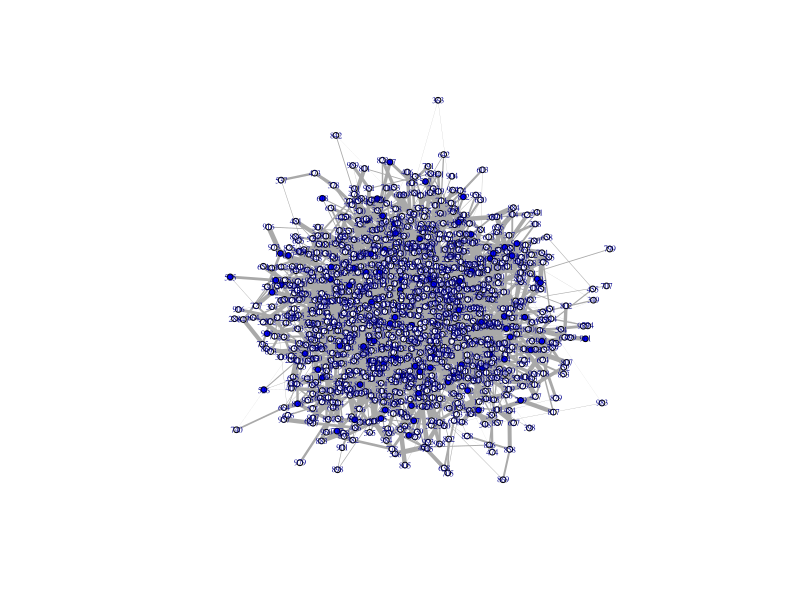

Write R code to recreate this figure. (Note: this script raises an error after producing the figure.)
library(igraph)
library(dplyr)
library(readr)

# Function to generate a graph with preferential attachment rule, and random edge weights from 0 to 1
generate_graph <- function(num_nodes, m) {
  g <- barabasi.game(num_nodes, m = m, directed = FALSE)
  E(g)$weight <- runif(ecount(g), min = 0, max = 1)
  #assign names to nodes since they are not assigned by default and the ids are used as names
  V(g)$name <- V(g)
  return(g)
}

# Function to assign node conditions (Susceptible or Infectious)
assign_node_conditions <- function(graph, prob_infectious = 0.1) {
  nodes <- V(graph)
  conditions <- sample(c("Susceptible", "Infectious"), length(nodes), replace = TRUE, prob = c(1 - prob_infectious, prob_infectious))
  node_conditions <- data.frame(node_name = nodes, condition = conditions)
  return(node_conditions)
}


# Function to create communities using Louvain community detection
create_communities <- function(graph, resolutionLouv = 1) {
  communities <- cluster_louvain(graph, resolution = resolutionLouv)
  nodes <- V(graph)
  community_data <- data.frame(node_name = nodes, community = communities$membership)
  return(community_data)
}

# Function to generate edge data with edge weights
generate_edge_data <- function(graph) {
  #edge_data <- as_data_frame(as_edgelist(graph, names = TRUE, weights = TRUE))
  # use the name of the node in the graph instead of the id
  # edge_data <- get.data.frame(graph)
  # colnames(edge_data) <- c("Start", "End", "Weight")
  edge_data <- data.frame(as_edgelist(graph, names = TRUE)) %>%
    rename(Start = X1, End = X2)
  # add weights to the edge data manually
  edge_data$Weight <- E(graph)$weight
  return(edge_data)
}

# Plot the graph
plot_graph <- function(graph, node_conditions) {
  # Assign node colors based on conditions
  node_colors <- ifelse(node_conditions$condition == "Susceptible", "white", "blue")
  
  # Assign edge widths based on edge weights
  edge_weights <- E(graph)$weight * 5  # Multiply by a factor for better visualization
  
  plot(
    graph,
    layout = layout_with_fr(graph),
    vertex.color = node_colors,
    vertex.size = 3,
    edge.width = edge_weights,
    vertex.label.cex = 0.5
  )
}

# Create the input graphs for single types(communities) and create file for interactions between communities
# The interaction file should have the following format:
# startType	startNodeName	endType	endNodeName	weight
create_input_graphs <- function(graph, node_conditions, community_data, output_dir){
  # create a subgraph for each community
  # the subgraphs should have the same names as the original graph
  # the subgraphs should have the same node conditions as the original graph
  communities <- unique(community_data$community)
  subgraphs <- list()
  for (community in communities) {
    subgraph <- induced_subgraph(graph, V(graph)[community_data$community == community])
    subgraphs[[community]] <- subgraph
  }
  
  # create the output directories
  dir.create(paste0(output_dir,"graphs"), showWarnings = FALSE)
  dir.create(paste0(output_dir,"node_conditions"), showWarnings = FALSE)
  dir.create(paste0(output_dir,"node_conditions_discr"), showWarnings = FALSE)
  dir.create(paste0(output_dir,"communities"), showWarnings = FALSE)
  dir.create(paste0(output_dir,"interactions"), showWarnings = FALSE)
  
  # create a file for each community
  #the files should be:
  # a file for each community graph, has the format of a graph with Start End and Weight
  # a file for the interactions between communities, has the format of the interaction file, that is startType	startNodeName	endType	endNodeName	weight
  # a file for each community,  with the conditions of each node , has the format of the node conditions file, that is name condition
  for (community in communities) {
    print(paste0("saving community: ",community))
    subgraph <- subgraphs[[community]]
    subgraph_edge_data <- generate_edge_data(subgraph)
    subgraph_node_conditions <- node_conditions[as_ids(node_conditions$node_name) %in% as_ids(V(subgraph) ), ]
    # filter the community data to only have the nodes in the subgraph
    subgraph_community_data <- community_data[as_ids(community_data$node_name) %in% as_ids(V(subgraph)), ]
    # write the files, no quotes, overwrite the files if they exist
    write_tsv(subgraph_edge_data, paste0(output_dir,"graphs/", community, ".tsv"), quote = "none",append = FALSE)
    write_tsv(subgraph_node_conditions, paste0(output_dir,"node_conditions/", community, ".tsv"), quote = "none",append = FALSE)
    write_tsv(subgraph_community_data, paste0(output_dir,"communities/", community, ".tsv"), quote = "none",append = FALSE)
    
    # also save the node conditions for the community as 0 for Susceptible and 1 for Infectious
    subgraph_node_conditions$conditiondiscr <- ifelse(subgraph_node_conditions$condition == "Susceptible", 0, 1)
    subgraph_node_conditions_discr <- subgraph_node_conditions %>%
      select(node_name, conditiondiscr) %>%
      rename(name = node_name) %>%
      rename(value = conditiondiscr)
    
    write_tsv(subgraph_node_conditions_discr, paste0(output_dir,"node_conditions_discr/", community, ".tsv"), quote = "none", append = FALSE)
    
  }
  
  # create a file for the interactions between communities
  # the file should be:
  # startType	startNodeName	endType	endNodeName	weight
  # where startType and endType are the community names
  # startNodeName and endNodeName are the node names
  # weight is the edge weight
  
  # get the edges between communities
  edges_between_communities <- get.data.frame(graph, what = "edges")
  # filter out edges that are not between communities, that is the edge is not between nodes that belong to different communities, so the edge is between nodes that belong to the same community
  edges_between_communities <- edges_between_communities[community_data[edges_between_communities$from, ]$community != community_data[edges_between_communities$to, ]$community, ]
  
  community_data.asids <- community_data
  community_data.asids$node_name <- as_ids(community_data.asids$node_name)
  
  # get the community names for each node
  edges_between_communities <- edges_between_communities %>%
    #mutate_at(c('from', 'to'), as.character) %>%
    left_join(community_data.asids, by = c("from" = "node_name")) %>%
    rename(startType = community) %>%
    left_join(community_data.asids, by = c("to" = "node_name")) %>%
    rename(endType = community)
  
  # get the edge weights
  edges_between_communities <- edges_between_communities %>%
    rename(startNodeName = from, endNodeName = to)
  
  # write the file
  write_tsv(edges_between_communities, paste0(output_dir,"interactions/interactions.tsv"), quote = "none",append = FALSE)
}




#generate 30 graphs, each graph has 1000 nodes more than the previous one, starting from 1000 nodes
for (i in 1:30){
  num_nodes <- 1000 * i
  # Generate a graph with preferential attachment (m=2 for preferential attachment)
  graph <- generate_graph(num_nodes, m = 2)
  
  
  # Assign node conditions to the graph
  node_conditions <- assign_node_conditions(graph, prob_infectious = 0.1)
  
  
  # Create communities based on the graph
  community_data <- create_communities(graph)
  
  
  # Generate edge data with edge weights
  edge_data <- generate_edge_data(graph)
  
  
  # Plot the graph with node colors and edge widths
  plot_graph(graph, node_conditions)
  
  
  create_input_graphs(graph, node_conditions, community_data, paste0("syntheticGraphsWeakScalingDifferentNodes/",num_nodes,"Nodes/"))
  # Write data to tsv files
  write_tsv(edge_data, paste0("syntheticGraphs/",num_nodes,"Nodes/edge_data.tsv"))
  write_tsv(node_conditions, paste0("syntheticGraphs/",num_nodes,"Nodes/node_conditions.tsv"))
  write_tsv(community_data, paste0("syntheticGraphs/",num_nodes,"Nodes/communities.tsv"))
  
}


#generate 30 graphs, each graph has 10000 nodes, the mean population of the communities should increase, starting from the 0.1 to 3 resolution for Louvain
for (i in 1:30){
  num_nodes <- 10000
  # Generate a graph with preferential attachment (m=2 for preferential attachment)
  graph <- generate_graph(num_nodes, m = 2)
  
  
  # Assign node conditions to the graph
  node_conditions <- assign_node_conditions(graph, prob_infectious = 0.1)
  
  
  # Create communities based on the graph
  resolutionLouv <- 0.1 * i
  community_data <- create_communities(graph,resolutionLouv)
  
  
  # Generate edge data with edge weights
  edge_data <- generate_edge_data(graph)
  
  
  # Plot the graph with node colors and edge widths
  plot_graph(graph, node_conditions)
  
  
  create_input_graphs(graph, node_conditions, community_data, paste0("syntheticGraphsWeakScalingDifferentCommunities/","Nodes-resolutionLouv",resolutionLouv,"/"))
  # Write data to tsv files
  write_tsv(edge_data, paste0("syntheticGraphs/",num_nodes,"Nodes/edge_data.tsv"))
  write_tsv(node_conditions, paste0("syntheticGraphs/",num_nodes,"Nodes/node_conditions.tsv"))
  write_tsv(community_data, paste0("syntheticGraphs/",num_nodes,"Nodes/communities.tsv"))
  
}
